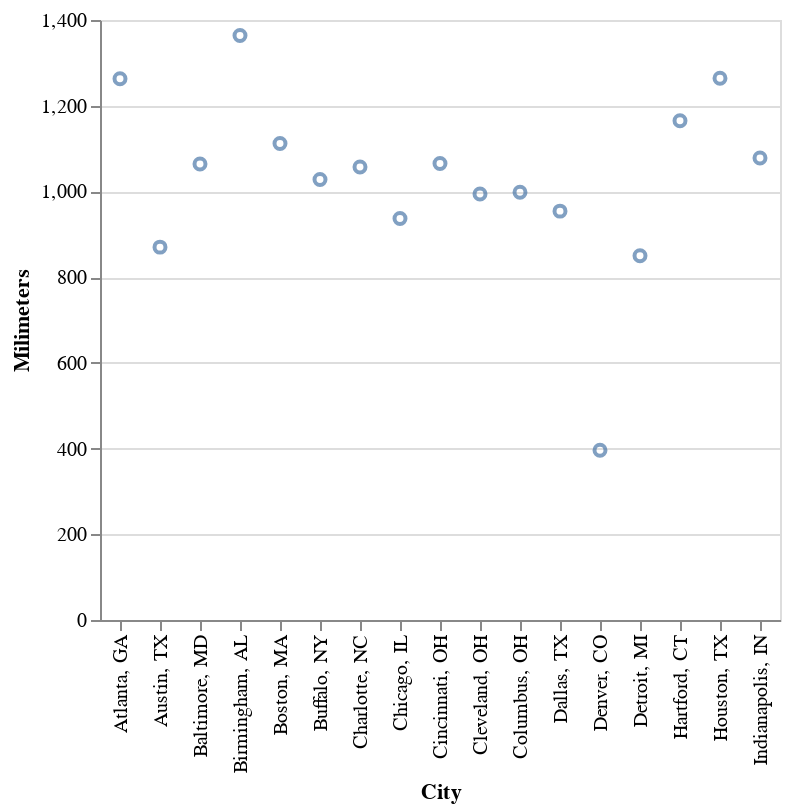

Write notebook code for a chart like this one.
### Code cell
# basic, altair-defaults dot chart:
alt.Chart(rainfall).mark_point(
).encode(alt.X("City:N"), 
         alt.Y("Milimeters:Q"))

### Figure 1 — Vega-Lite specification as saved in the notebook (floating-point values rounded to 4 significant figures)
{"config": {"view": {"continuousWidth": 300, "continuousHeight": 300}}, "data": {"name": "data-ffc9e5a73214162b67aa64652cbe3ea1"}, "mark": {"type": "point"}, "encoding": {"x": {"field": "City", "type": "nominal"}, "y": {"field": "Milimeters", "type": "quantitative"}}, "$schema": "https://vega.github.io/schema/vega-lite/v5.8.0.json", "datasets": {"data-ffc9e5a73214162b67aa64652cbe3ea1": [{"Days": 113, "City, State": "Atlanta, GA ", "Inches": 49.7, "Milimeters": 1263, "City": "Atlanta, GA "}, {"Days": 88, "City, State": "Austin, TX ", "Inches": 34.2, "Milimeters": 870, "City": "Austin, TX "}, {"Days": 116, "City, State": "Baltimore, MD ", "Inches": 41.9, "Milimeters": 1064, "City": "Baltimore, MD "}, {"Days": 117, "City, State": "Birmingham, AL ", "Inches": 53.7, "Milimeters": 1364, "City": "Birmingham, AL "}, {"Days": 126, "City, State": "Boston, MA ", "Inches": 43.8, "Milimeters": 1112, "City": "Boston, MA "}, {"Days": 167, "City, State": "Buffalo, NY ", "Inches": 40.5, "Milimeters": 1028, "City": "Buffalo, NY "}, {"Days": 110, "City, State": "Charlotte, NC", "Inches": 41.6, "Milimeters": 1057, "City": "Charlotte, NC"}, {"Days": 124, "City, State": "Chicago, IL", "Inches": 36.9, "Milimeters": 937, "City": "Chicago, IL"}, {"Days": 137, "City, State": "Cincinnati, OH ", "Inches": 41.9, "Milimeters": 1065, "City": "Cincinnati, OH "}, {"Days": 155, "City, State": "Cleveland, OH ", "Inches": 39.1, "Milimeters": 994, "City": "Cleveland, OH "}, {"Days": 139, "City, State": "Columbus, OH ", "Inches": 39.3, "Milimeters": 998, "City": "Columbus, OH "}, {"Days": 81, "City, State": "Dallas, TX ", "Inches": 37.6, "Milimeters": 954, "City": "Dallas, TX "}, {"Days": 87, "City, State": "Denver, CO", "Inches": 15.6, "Milimeters": 396, "City": "Denver, CO"}, {"Days": 135, "City, State": "Detroit, MI ", "Inches": 33.5, "Milimeters": 850, "City": "Detroit, MI "}, {"Days": 130, "City, State": "Hartford, CT ", "Inches": 45.9, "Milimeters": 1165, "City": "Hartford, CT "}, {"Days": 104, "City, State": "Houston, TX ", "Inches": 49.8, "Milimeters": 1264, "City": "Houston, TX "}, {"Days": 129, "City, State": "Indianapolis, IN ", "Inches": 42.4, "Milimeters": 1078, "City": "Indianapolis, IN "}]}}
